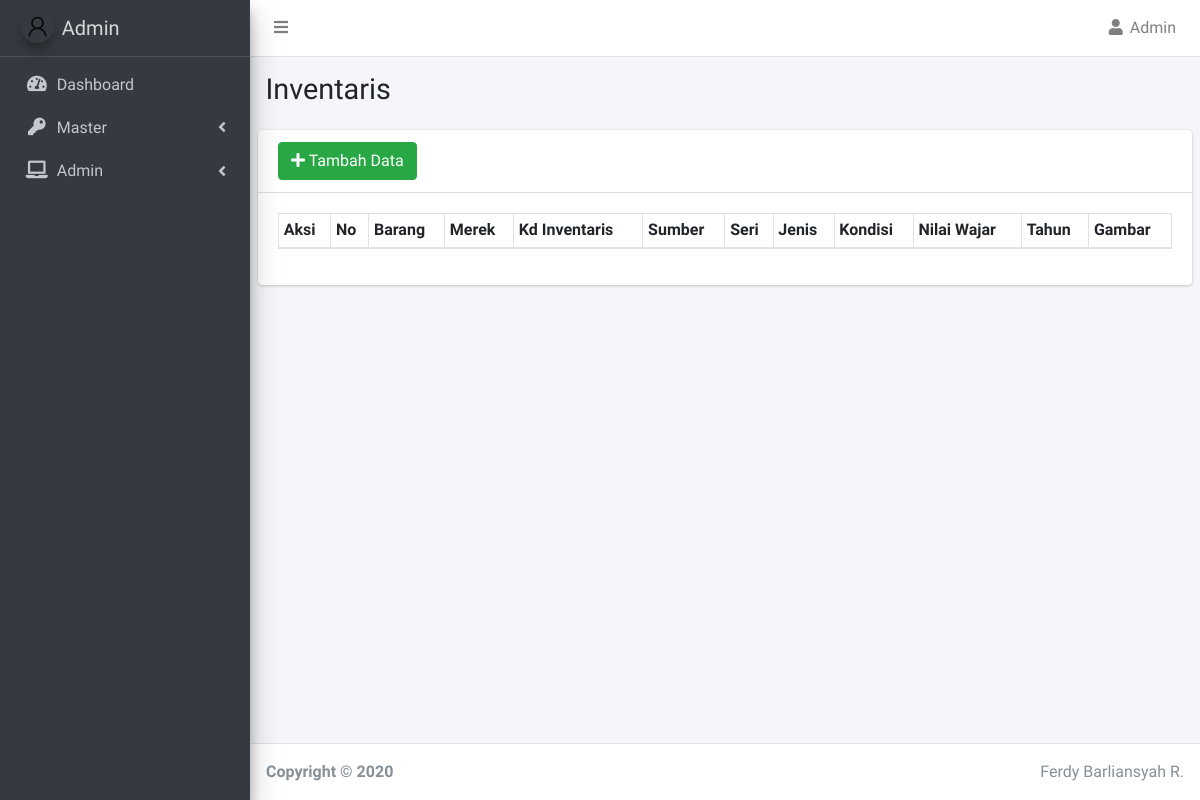
The page /index.php/inventaris on the database as committed earlier.
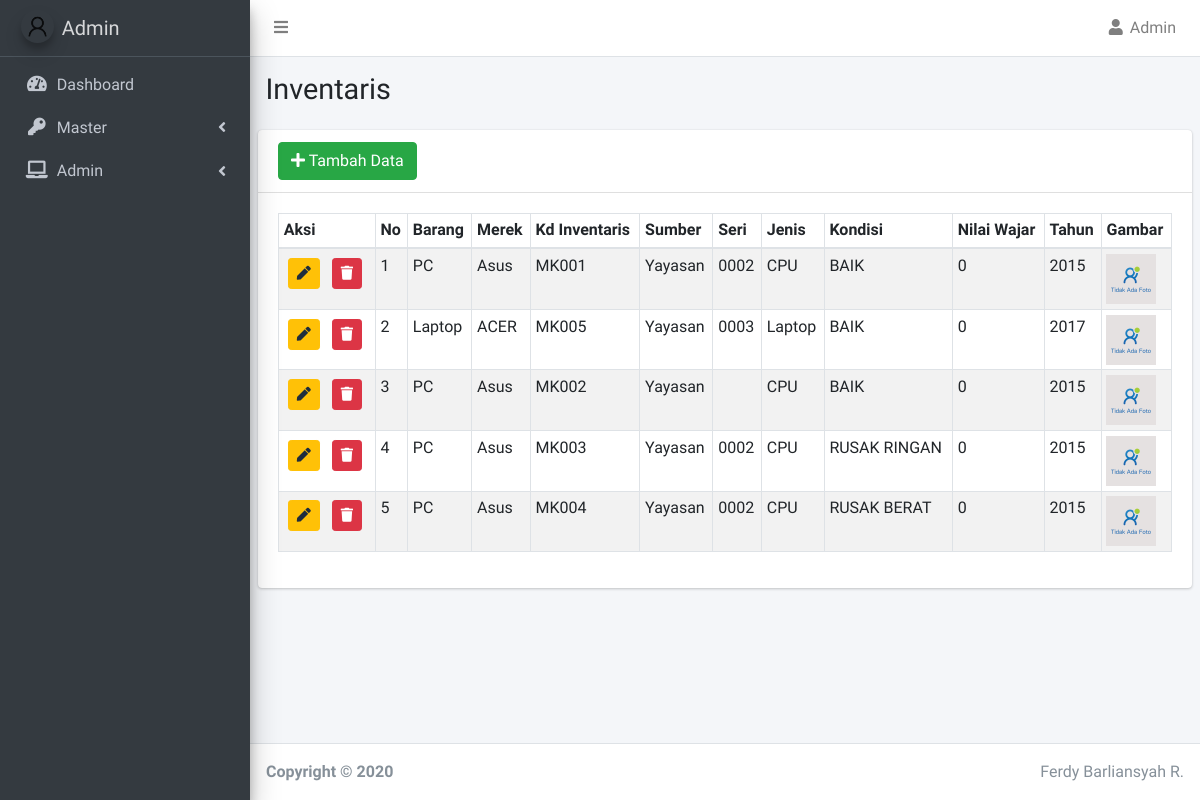
The same page on the database as committed later.
### tables this page shows
CREATE TABLE `inventaris` (
  `id_inv` int(11) NOT NULL,
  `tanggal` date DEFAULT NULL,
  `kode_inv` varchar(15) DEFAULT NULL,
  `id_ruangan` int(5) DEFAULT NULL,
  `id_sumber` int(5) DEFAULT NULL,
  `id_tahun` int(5) NOT NULL,
  `nama_barang` varchar(100) DEFAULT NULL,
  `merek` varchar(100) DEFAULT NULL,
  `seri` varchar(100) DEFAULT NULL,
  `id_jenis` int(5) DEFAULT NULL,
  `id_kondisi` int(5) NOT NULL,
  `nilai_wajar` int(10) DEFAULT NULL,
  `gambar` varchar(100) DEFAULT NULL
);

CREATE TABLE `sumber` (
  `id_sumber` int(11) NOT NULL,
  `sumber` varchar(100) DEFAULT NULL,
  `ket_sumber` varchar(50) DEFAULT NULL
);

CREATE TABLE `jenis` (
  `id_jenis` int(11) NOT NULL,
  `jenis` varchar(150) NOT NULL,
  `ket_jenis` text NOT NULL
);

CREATE TABLE `kondisi` (
  `id_kondisi` int(11) NOT NULL,
  `kondisi` varchar(20) NOT NULL,
  `ket_kondisi` text NOT NULL
);

CREATE TABLE `tahun` (
  `id_tahun` int(11) NOT NULL,
  `tahun` varchar(6) DEFAULT NULL,
  `ket_tahun` varchar(30) DEFAULT NULL
);

### application/helpers/page_template_helper.php (called while the page is built, shortened)
<?php
if (!function_exists('element')) {
    function admin_page($template, $data = null)
    {
        $ci = &get_instance();
        $data['view'] = $ci->load->view($template, $data, true);
        $ci->load->view('admin.php', $data);
    }
}

### application/modules/inventaris/controllers/Inventaris.php (called while the page is built, shortened)
<?php
class Inventaris extends MY_Controller
{
	public function index()
	{
		$data['title'] = 'Inventaris';
		$data['inventaris'] = $this->inventaris_model->join();
		admin_page('index', $data);
	}
}

### index.php (called while the page is built, shortened)
<?php
require_once BASEPATH.'core/CodeIgniter.php';

### application/third_party/MX/Router.php (called while the page is built, shortened)
<?php (defined('BASEPATH')) OR exit('No direct script access allowed');
require dirname(__FILE__).'/Modules.php';
class MX_Router extends CI_Router
{
	public $module;
	public function fetch_module()
	{
		return $this->module;
	}
	public function locate($segments)
	{
		$ext = $this->config->item('controller_suffix').EXT;
		list($module, $directory, $controller) = array_pad($segments, 3, NULL);
		foreach (Modules::$locations as $location => $offset)
		{
			if (is_dir($source = $location.$module.'/controllers/'))
			{
				$this->module = $module;
				if(is_file($source.ucfirst($module).$ext))
				{
					return $segments;
				}
			}
		}
	}
}

### application/third_party/MX/Modules.php (called while the page is built, shortened)
<?php (defined('BASEPATH')) OR exit('No direct script access allowed');
class Modules
{
	public static $routes, $registry, $locations;
	public static function load_file($file, $path, $type = 'other', $result = TRUE)
	{
		$file = str_replace(EXT, '', $file);
		$location = $path.$file.EXT;
		return $result;
	}
	public static function find($file, $module, $base)
	{
		$segments = explode('/', $file);
		$file = array_pop($segments);
		$file_ext = (pathinfo($file, PATHINFO_EXTENSION)) ? $file : $file.EXT;
		$path = ltrim(implode('/', $segments).'/', '/');
		$module ? $modules[$module] = $path : $modules = array();
		foreach (Modules::$locations as $location => $offset)
		{
			foreach($modules as $module => $subpath)
			{
				$fullpath = $location.$module.'/'.$base.$subpath;
				if ($base == 'libraries/' OR $base == 'models/')
				{
					if(is_file($fullpath.ucfirst($file_ext))) return array($fullpath, ucfirst($file));
				}
				else
				if (is_file($fullpath.$file_ext)) return array($fullpath, $file);
			}
		}
		return array(FALSE, $file);
	}
}

### application/modules/inventaris/models/Inventaris_model.php (called while the page is built, shortened)
<?php
class Inventaris_model extends CI_Model
{
    public function join()
    {
        return $this->db->query("SELECT inventaris.*,jenis.*,sumber.*,kondisi.*,tahun.*,ruang.* FROM inventaris INNER JOIN jenis on inventaris.id_jenis=jenis.id_jenis INNER JOIN sumber on inventaris.id_sumber=sumber.id_sumber INNER JOIN kondisi on inventaris.id_kondisi=kondisi.id_kondisi INNER JOIN tahun on inventaris.id_tahun=tahun.id_tahun INNER JOIN ruang on inventaris.id_ruangan=ruang.id_ruangan")->result();
    }
}

### application/modules/inventaris/views/index.php (the view, shortened to what this page needs)
<section class="content-header">
    <div class="container-fluid">
        <div class="row mb-2">
            <div class="col-sm-6">
                <h1>Inventaris</h1>
            </div>
        </div>
    </div>
</section>
<section class="content">
    <div class="row">
        <div class="col-12">
            <div class="card">
                <div class="card-header">
                    <a href="<?= site_url('inventaris/tambah') ?>" class="btn btn-success"><i class="fas fa-plus"></i> Tambah Data</a>
                </div>
                <div class="card-body">
                    <div class="table-responsive">
                        <table id="example1" class="table table-sm table-bordered table-striped" style="width: 100%">
                            <thead>
                                <tr>
                                    <th>Aksi</th>
                                    <th>No</th>
                                    <th>Barang</th>
                                    <th>Merek</th>
                                    <th>Kd Inventaris</th>
                                    <th>Sumber</th>
                                    <th>Seri</th>
                                    <th>Jenis</th>
                                    <th>Kondisi</th>
                                    <th>Nilai Wajar</th>
                                    <th>Tahun</th>
                                    <th>Gambar</th>
                                </tr>
                            </thead>
                            <tbody>
                                <?php $i = 1;
                                foreach ($inventaris as $row) { ?>
                                    <tr>
                                        <td>
                                            <a href="<?= site_url('inventaris/edit/') . $row->id_inv ?>" class="btn btn-sm btn-warning m-1"><i class="fas fa-pen"></i></a>
                                            <button type="button" data-toggle="modal" data-target="#hapus<?= $row->id_inv ?>" class="btn btn-sm btn-danger m-1"><i class="fas fa-trash"></i></button>
                                        </td>
                                        <td><?= $i++ ?></td>
                                        <td><?= $row->nama_barang ?></td>
                                        <td><?= $row->merek ?></td>
                                        <td><?= $row->kode_inv ?></td>
                                        <td><?= $row->sumber ?></td>
                                        <td><?= $row->seri ?></td>
                                        <td><?= $row->jenis ?></td>
                                        <td><?= $row->kondisi ?></td>
                                        <td><?= $row->nilai_wajar ?></td>
                                        <td><?= $row->tahun ?></td>
                                        <td><img src="<?= base_url('assets/img/inventaris/') . $row->gambar ?>" width="50px"></td>
                                    <?php } ?>
                            </tbody>
                        </table>
                    </div>
                </div>
            </div>
        </div>
    </div>
</section>

### application/third_party/MX/Loader.php (shortened to what this page needs)
<?php (defined('BASEPATH')) OR exit('No direct script access allowed');
class MX_Loader extends CI_Loader
{
	protected $_module;
	public $_ci_cached_vars = array();
	public function initialize($controller = NULL)
	{
		$this->_module = CI::$APP->router->fetch_module();
	}
	public function model($model, $object_name = NULL, $connect = FALSE)
	{
		if (is_array($model)) return $this->models($model);
		($_alias = $object_name) OR $_alias = basename($model);
		list($path, $_model) = Modules::find(strtolower($model), $this->_module, 'models/');
		if ($path == FALSE)
		{
			parent::model($model, $object_name, $connect);
		}
		else
		{
			CI::$APP->$_alias = new $model();
		}
		return $this;
	}
	public function models($models)
	{
		return $this;
	}
	public function view($view, $vars = array(), $return = FALSE)
	{
		list($path, $_view) = Modules::find($view, $this->_module, 'views/');
		if ($path != FALSE)
		{
			$this->_ci_view_paths = array($path => TRUE) + $this->_ci_view_paths;
			$view = $_view;
		}
		return (method_exists($this, '_ci_object_to_array') ? $this->_ci_load(array('_ci_view' => $view, '_ci_vars' => $this->_ci_object_to_array($vars), '_ci_return' => $return)) : $this->_ci_load(array('_ci_view' => $view, '_ci_vars' => $this->_ci_prepare_view_vars($vars), '_ci_return' => $return)));
	}
	public function _ci_load($_ci_data)
	{
		extract($_ci_data);
		if (isset($_ci_view))
		{
			$_ci_path = '';
			$_ci_file = (pathinfo($_ci_view, PATHINFO_EXTENSION)) ? $_ci_view : $_ci_view.EXT;
			foreach ($this->_ci_view_paths as $path => $cascade)
			{
				if (file_exists($view = $path.$_ci_file))
				{
					$_ci_path = $view;
					break;
				}
			}
		}
		elseif (isset($_ci_path))
		{
			$_ci_file = basename($_ci_path);
			if( ! file_exists($_ci_path)) $_ci_path = '';
		}
		if (isset($_ci_vars))
			$this->_ci_cached_vars = array_merge($this->_ci_cached_vars, (array) $_ci_vars);
		extract($this->_ci_cached_vars);
		if ((bool) @ini_get('short_open_tag') === FALSE && CI::$APP->config->item('rewrite_short_tags') == TRUE)
		{
			echo eval('?>'.preg_replace("/;*\s*\?>/", "; ?>", str_replace('<?=', '<?php echo ', file_get_contents($_ci_path))));
		}
		else
		{
			include($_ci_path);
		}
		if ($_ci_return == TRUE) return ob_get_clean();
	}
}

### application/views/admin.php (shortened to what this page needs)
<!DOCTYPE html>
<html>
<head>
  <link rel="stylesheet" href="<?= base_url() ?>assets/plugins/fontawesome-free/css/all.min.css">
  <link rel="stylesheet" href="https://code.ionicframework.com/ionicons/2.0.1/css/ionicons.min.css">
  <link rel="stylesheet" href="<?= base_url() ?>assets/plugins/datatables-bs4/css/dataTables.bootstrap4.css">
  <link rel="stylesheet" href="<?= base_url() ?>assets/dist/css/adminlte.min.css">
</head>
<body class="hold-transition sidebar-mini">
  <div class="wrapper">
    <nav class="main-header navbar navbar-expand navbar-white navbar-light">
      <ul class="navbar-nav">
        <li class="nav-item">
          <a class="nav-link" data-widget="pushmenu" href="#"><i class="fas fa-bars"></i></a>
        </li>
      </ul>
      <ul class="navbar-nav ml-auto">
        <li class="nav-item dropdown">
          <a class="nav-link" data-toggle="dropdown" href="#">
            <i class="fas fa-fw fa-user"></i> Admin
          </a>
        </li>
      </ul>
    </nav>
    <aside class="main-sidebar sidebar-dark-primary elevation-4">
      <a href="<?= site_url('dashboard') ?>" class="brand-link">
        <img src="<?= base_url() ?>assets/img/user.png" alt="profile" class="brand-image img-circle elevation-3" style="opacity: .8">
        <span class="brand-text font-weight-light">Admin</span>
      </a>
      <div class="sidebar">
        <nav class="mt-2">
          <ul class="nav nav-pills nav-sidebar flex-column" data-widget="treeview" role="menu" data-accordion="false">
            <li class="nav-item">
              <a href="<?= site_url('dashboard') ?>" class="nav-link">
                <i class="nav-icon fas fa-tachometer-alt"></i>
                <p>
                  Dashboard
                </p>
              </a>
            </li>
            <li class="nav-item has-treeview">
              <a href="#" class="nav-link">
                <i class="nav-icon fas fa-key"></i>
                <p>
                  Master
                  <i class="fas fa-angle-left right"></i>
                </p>
              </a>
            </li>
            <li class="nav-item has-treeview">
              <a href="#" class="nav-link">
                <i class="nav-icon fas fa-laptop"></i>
                <p>
                  Admin
                  <i class="fas fa-angle-left right"></i>
                </p>
              </a>
            </li>
          </ul>
        </nav>
      </div>
    </aside>
    <div class="content-wrapper">
      <?= $view ?>
    </div>
    <footer class="main-footer">
      <div class="float-right d-none d-sm-block">
        Ferdy Barliansyah R.
      </div>
      <strong>Copyright &copy; 2020
    </footer>
  </div>
</body>
</html>

Rows that differ between the two databases and show on the page:
added inventaris: nama_barang "PC", merek "Asus", kode_inv "MK001", id_sumber.sumber "Yayasan", seri "0002", id_jenis.jenis "CPU", id_kondisi.kondisi "BAIK", nilai_wajar "0", id_tahun.tahun "2015", gambar (placeholder picture)
added inventaris: nama_barang "Laptop", merek "ACER", kode_inv "MK005", id_sumber.sumber "Yayasan", seri "0003", id_jenis.jenis "Laptop", id_kondisi.kondisi "BAIK", nilai_wajar "0", id_tahun.tahun "2017", gambar (placeholder picture)
added inventaris: nama_barang "PC", merek "Asus", kode_inv "MK002", id_sumber.sumber "Yayasan", id_jenis.jenis "CPU", id_kondisi.kondisi "BAIK", nilai_wajar "0", id_tahun.tahun "2015", gambar (placeholder picture)
added inventaris: nama_barang "PC", merek "Asus", kode_inv "MK003", id_sumber.sumber "Yayasan", seri "0002", id_jenis.jenis "CPU", id_kondisi.kondisi "RUSAK RINGAN", nilai_wajar "0", id_tahun.tahun "2015", gambar (placeholder picture)
added inventaris: nama_barang "PC", merek "Asus", kode_inv "MK004", id_sumber.sumber "Yayasan", seri "0002", id_jenis.jenis "CPU", id_kondisi.kondisi "RUSAK BERAT", nilai_wajar "0", id_tahun.tahun "2015", gambar (placeholder picture)
